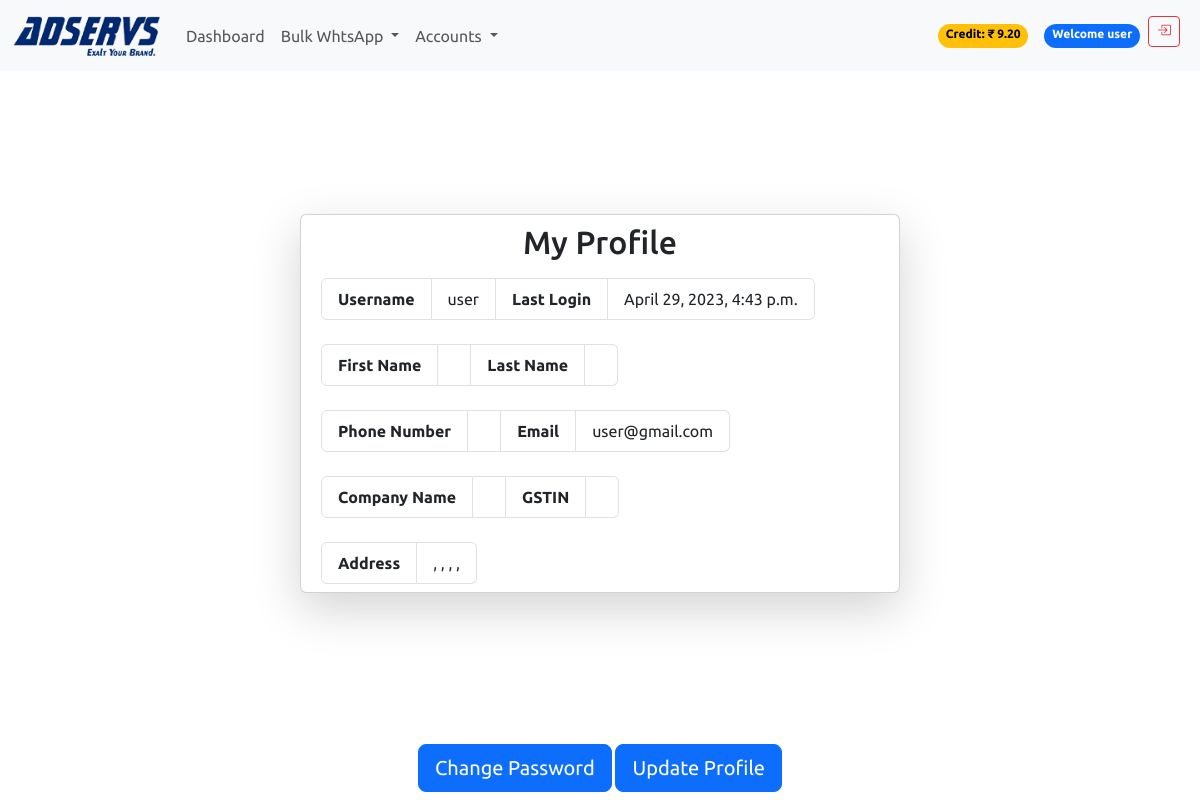
Page /myProfile/ (signed in) on the committed database.
### accounts/models.py (models this page shows, shortened)
class Account(AbstractBaseUser):
    email = models.EmailField(unique=True)
    username = models.CharField(unique=True, max_length=20)
    first_name = models.CharField(max_length=50)
    last_name = models.CharField(max_length=50)
    phone_number = models.CharField(max_length=50)
    company_name = models.CharField(max_length=50)
    gst_number = models.CharField(max_length=50)
    address = models.CharField(max_length=50)
    city = models.CharField(max_length=50)
    state = models.CharField(max_length=50)
    pincode = models.CharField(max_length=50)
    country = models.CharField(max_length=50)
    date_joined = models.DateTimeField(auto_now_add=True)
    last_login = models.DateTimeField(auto_now_add=True)
    is_active = models.BooleanField(default=True)
    is_staff = models.BooleanField(default=False)
    is_superuser = models.BooleanField(default=False)
    is_reseller = models.BooleanField(default=False)
    whtsapp_app = models.BooleanField(default=True)
    voice_app = models.BooleanField(default=False)
    reseller = models.ForeignKey('self', on_delete=models.CASCADE, null=True, blank=True, related_name='belongs_to')
    wallet_balance = models.DecimalField(max_digits=10, decimal_places=2, default=0)
    objects = AccountManager()
    USERNAME_FIELD = 'email'
    REQUIRED_FIELDS = ['username']

### accounts/views.py (the view)
# urls.py: path('myProfile/', views.my_profile, name='myProfile'),
@login_required(login_url='login')
def my_profile(request):
    try:
        userprofile = Account.objects.get(email=request.user.email)
    except Account.DoesNotExist:
        userprofile = None
    if request.method == 'POST':
        form = AccountUpdateForm(
            request.POST, request.FILES, instance=userprofile)
        if form.is_valid():
            form.save()
            return redirect('myProfile')
    else:
        form = AccountUpdateForm(instance=userprofile)
    context = {
        'form': form,
        'userprofile': userprofile,
        "site": "My Profile",
        }
    return render(request, 'accounts/my_profile.html', context)

### templates/accounts/my_profile.html (shortened to what this page needs)
{% extends 'base.html' %}
{% load static %}
{% block content %}
{% include 'includes/navbar.html' %}
<div class="container text-center col-sm-6 m-auto card shadow-lg">
  <main class="">
    <h2 class="my-2">My Profile</h2>
    <div class="px-2 py-2">
      <ul class="list-group list-group-horizontal">
        <li class="list-group-item"><strong>Username</strong></li>
        <li class="list-group-item">{{ user.username }}</li>
        <li class="list-group-item"><strong>Last Login</strong></li>
        <li class="list-group-item">{{ user.last_login }}</li>
      </ul>
      <br>
      <ul class="list-group list-group-horizontal">
        <li class="list-group-item"><strong>First Name</strong></li>
        <li class="list-group-item">{{ user.first_name }}</li>
        <li class="list-group-item"><strong>Last Name</strong></li>
        <li class="list-group-item">{{ user.last_name }}</li>
      </ul>
      <br>
      <ul class="list-group list-group-horizontal">
        <li class="list-group-item"><strong>Phone Number</strong></li>
        <li class="list-group-item">{{ user.phone_number }}</li>
        <li class="list-group-item"><strong>Email</strong></li>
        <li class="list-group-item">{{ user.email }}</li>
      </ul>
      <br>
      <ul class="list-group list-group-horizontal">
        <li class="list-group-item"><strong>Company Name</strong></li>
        <li class="list-group-item">{{ user.company_name }}</li>
        <li class="list-group-item"><strong>GSTIN</strong></li>
        <li class="list-group-item">{{ user.gst_number }}</li>
      </ul>
      <ul class="list-group list-group-horizontal">
        <br>
      </ul>
      <ul class="list-group list-group-horizontal">
        <li class="list-group-item"><strong>Address</strong></li>
        <li class="list-group-item">{{ user.address }}, {{ user.city }}, {{ user.state }}, {{ user.pincode }}, {{ user.country }}</li>
      </ul>
    </div>
  </main>
</div>
<div class="container col-sm-6 text-center">
    <button type="button" class="btn btn-lg btn-primary my-2" data-bs-toggle="modal"
      data-bs-target="#changePassword">
      Change Password
    </button>
    <a class="btn btn-lg btn-primary" href=" {% url 'updateProfile' %}">Update Profile</a>
</div>
{% endblock %}

### templates/includes/navbar.html (shortened to what this page needs)
{% load static %}
<nav class="navbar navbar-expand-lg bg-body-tertiary sticky-top">
    <div class="container-fluid">
        <a class="navbar-brand" href="{% url 'index' %}">
            <img src="{% static 'assets/img/logo.png' %}" alt="AdServs" width="150" height="45">
        </a>
        <div class="collapse navbar-collapse" id="navbarSupportedContent">
            <ul class="navbar-nav me-auto mb-2 mb-lg-0 flex-grow-1">
                <li class="nav-item">
                    <a class="nav-link" aria-current="page" href="{% url 'index' %}">Dashboard</a>
                </li>
                {% if request.user.whtsapp_app %}
                <li class="nav-item dropdown">
                    <a class="nav-link dropdown-toggle" href="#" role="button" data-bs-toggle="dropdown"
                        aria-expanded="false">
                        Bulk WhtsApp
                    </a>
                </li>
                {% endif %}
                <li class="nav-item dropdown">
                    <a class="nav-link dropdown-toggle" href="#" role="button" data-bs-toggle="dropdown"
                        aria-expanded="false">
                        Accounts
                    </a>
                </li>
                <div class="d-flex ms-auto">
                    {% if user.is_authenticated %}
                    <li class="nav-item px-4"></li>
                        <span class="badge rounded-pill text-bg-warning my-2">Credit: ₹ {{ user.wallet_balance }}</span>
                    <li class="nav-item px-2"></li>
                        <span class="badge rounded-pill text-bg-primary my-2">Welcome {{ user.username }}</span>
                    <li class="nav-item px-2">
                        <a href="{% url 'logout' %}" class="btn btn-sm btn-outline-danger"
                        data-bs-toggle="tooltip" data-bs-placement="top" data-bs-title="Logout">
                          <i class="bi bi-box-arrow-in-right"></i>
                        </a>
                    </li>
                    {% endif %}
                </div>
            </ul>
        </div>
    </div>
</nav>

### static/assets/css/style.css (style rules this page uses)
*, *:before, *:after { margin: 0; padding: 0; box-sizing: border-box; font-family: 'Ubuntu', sans-serif; }

### rows in the picture
Account: wallet_balance "9.20", username "user", last_login "April 29, 2023, 4:43 p.m.", email "user@gmail.com"
